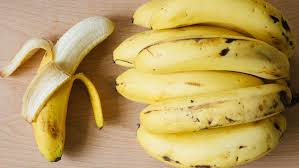
#> input picture data/overripe/banana3.jpeg, 299 x 168 px
$ python -i features.py   (imports and definitions only)
#> lines starting #> are read from the running program, lines starting #| are printed output that depends on the picture
import cv2
import numpy as np

def extract_color_features(image_path):
#> called with image_path = 'data/overripe/banana3.jpeg'
    img = cv2.imread(image_path)
#> img is the input picture: shape (168, 299, 3); mean B, G, R 95.9, 158, 184.6
    img = cv2.resize(img, (100, 100))
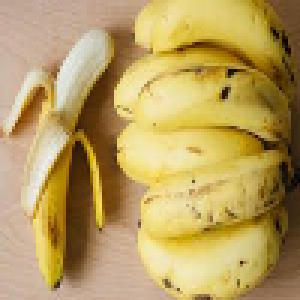
#> img: shape (100, 100, 3) (shown 3 times larger); mean B, G, R 95.8, 157.9, 184.5
    hsv = cv2.cvtColor(img, cv2.COLOR_BGR2HSV)
#> hsv: shape (100, 100, 3); mean H, S, V 20.1, 133.7, 184.5
    h, s, v = cv2.split(hsv)
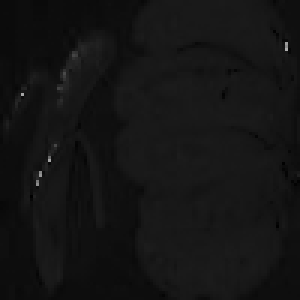
#> h: shape (100, 100) (shown 3 times larger); min 0, max 173, mean 20.1
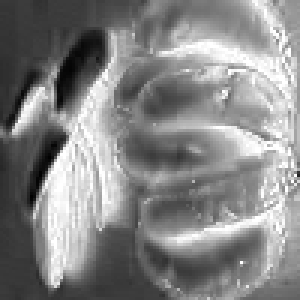
#> s: shape (100, 100) (shown 3 times larger); min 1, max 255, mean 133.7
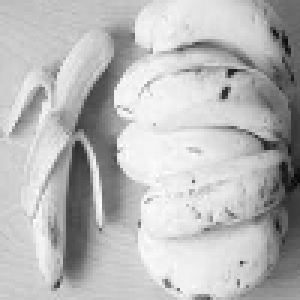
#> v: shape (100, 100) (shown 3 times larger); min 8, max 254, mean 184.5

    # Get average color values
    features = [
        np.mean(h), np.std(h),
        np.mean(s), np.std(s),
        np.mean(v), np.std(v)
    ]
#> features = [20.05, 6.53, 133.7, 62.75, 184.5, 51.56]
    return np.array(features)

>>> result = extract_color_features('data/overripe/banana3.jpeg')
#> result = [20.05, 6.53, 133.7, 62.75, 184.5, 51.56]

$ run again, on data/overripe/banana6.jpeg
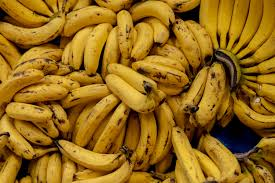
#> input picture data/overripe/banana6.jpeg, 275 x 183 px
#> in extract_color_features, img is the input picture: shape (183, 275, 3); mean B, G, R 26.6, 106.9, 149.4
#> img: shape (100, 100, 3)
#> hsv: shape (100, 100, 3); mean H, S, V 21.7, 216.5, 149.7
#> in extract_color_features, `h, s, v = cv2.split(hsv)`:
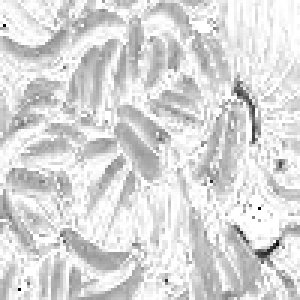
#> s: shape (100, 100) (shown 3 times larger); min 0, max 255, mean 216.5
#> in extract_color_features, `h, s, v = cv2.split(hsv)`:
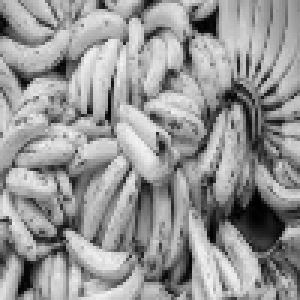
#> v: shape (100, 100) (shown 3 times larger); min 0, max 245, mean 149.7
#> features = [21.66, 19.28, 216.5, 33.46, 149.7, 55.8]
